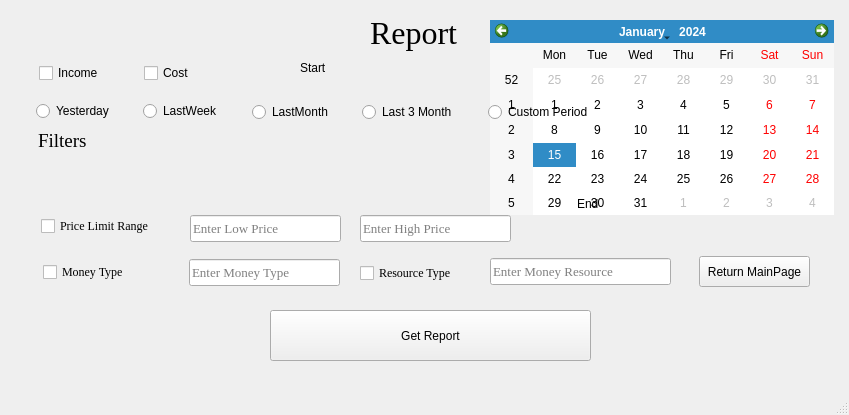
<?xml version="1.0" encoding="UTF-8"?>
<ui version="4.0">
 <class>MainWindow</class>
 <widget class="QMainWindow" name="MainWindow">
  <property name="geometry">
   <rect>
    <x>0</x>
    <y>0</y>
    <width>849</width>
    <height>415</height>
   </rect>
  </property>
  <property name="windowTitle">
   <string>MainWindow</string>
  </property>
  <widget class="QWidget" name="centralwidget">
   <widget class="QLabel" name="report_label">
    <property name="geometry">
     <rect>
      <x>370</x>
      <y>12</y>
      <width>111</width>
      <height>41</height>
     </rect>
    </property>
    <property name="font">
     <font>
      <family>Times New Roman</family>
      <pointsize>24</pointsize>
     </font>
    </property>
    <property name="text">
     <string>Report</string>
    </property>
   </widget>
   <widget class="QLabel" name="filter_label">
    <property name="geometry">
     <rect>
      <x>38</x>
      <y>130</y>
      <width>61</width>
      <height>21</height>
     </rect>
    </property>
    <property name="font">
     <font>
      <family>Times New Roman</family>
      <pointsize>14</pointsize>
     </font>
    </property>
    <property name="text">
     <string>Filters</string>
    </property>
   </widget>
   <widget class="QCheckBox" name="price_checkbox">
    <property name="geometry">
     <rect>
      <x>41</x>
      <y>215</y>
      <width>131</width>
      <height>22</height>
     </rect>
    </property>
    <property name="font">
     <font>
      <family>Times New Roman</family>
      <pointsize>9</pointsize>
     </font>
    </property>
    <property name="text">
     <string>Price Limit Range</string>
    </property>
   </widget>
   <widget class="QLineEdit" name="price_high">
    <property name="geometry">
     <rect>
      <x>360</x>
      <y>215</y>
      <width>151</width>
      <height>27</height>
     </rect>
    </property>
    <property name="font">
     <font>
      <family>Times New Roman</family>
      <pointsize>10</pointsize>
     </font>
    </property>
    <property name="placeholderText">
     <string>Enter High Price</string>
    </property>
   </widget>
   <widget class="QLineEdit" name="price_low">
    <property name="geometry">
     <rect>
      <x>190</x>
      <y>215</y>
      <width>151</width>
      <height>27</height>
     </rect>
    </property>
    <property name="font">
     <font>
      <family>Times New Roman</family>
      <pointsize>10</pointsize>
     </font>
    </property>
    <property name="placeholderText">
     <string>Enter Low Price</string>
    </property>
   </widget>
   <widget class="QPushButton" name="return_btn">
    <property name="geometry">
     <rect>
      <x>699</x>
      <y>256</y>
      <width>111</width>
      <height>31</height>
     </rect>
    </property>
    <property name="text">
     <string>Return MainPage</string>
    </property>
   </widget>
   <widget class="QCalendarWidget" name="calender_start">
    <property name="geometry">
     <rect>
      <x>490</x>
      <y>20</y>
      <width>344</width>
      <height>195</height>
     </rect>
    </property>
   </widget>
   <widget class="QLabel" name="start_label">
    <property name="geometry">
     <rect>
      <x>300</x>
      <y>60</y>
      <width>41</width>
      <height>16</height>
     </rect>
    </property>
    <property name="text">
     <string>Start</string>
    </property>
   </widget>
   <widget class="QCalendarWidget" name="calender_end">
    <property name="geometry">
     <rect>
      <x>490</x>
      <y>20</y>
      <width>344</width>
      <height>195</height>
     </rect>
    </property>
   </widget>
   <widget class="QLabel" name="end_label">
    <property name="geometry">
     <rect>
      <x>577</x>
      <y>196</y>
      <width>55</width>
      <height>16</height>
     </rect>
    </property>
    <property name="text">
     <string>End</string>
    </property>
   </widget>
   <widget class="QCheckBox" name="income_checkbox">
    <property name="geometry">
     <rect>
      <x>39</x>
      <y>62</y>
      <width>83</width>
      <height>22</height>
     </rect>
    </property>
    <property name="text">
     <string>Income</string>
    </property>
   </widget>
   <widget class="QCheckBox" name="cost_checkbox">
    <property name="geometry">
     <rect>
      <x>144</x>
      <y>62</y>
      <width>83</width>
      <height>22</height>
     </rect>
    </property>
    <property name="text">
     <string>Cost</string>
    </property>
   </widget>
   <widget class="QRadioButton" name="yesterday_radio">
    <property name="geometry">
     <rect>
      <x>36</x>
      <y>100</y>
      <width>97</width>
      <height>22</height>
     </rect>
    </property>
    <property name="text">
     <string>Yesterday</string>
    </property>
   </widget>
   <widget class="QRadioButton" name="lastweek_radio">
    <property name="geometry">
     <rect>
      <x>143</x>
      <y>100</y>
      <width>97</width>
      <height>22</height>
     </rect>
    </property>
    <property name="text">
     <string>LastWeek</string>
    </property>
   </widget>
   <widget class="QRadioButton" name="lastmonth_radio">
    <property name="geometry">
     <rect>
      <x>252</x>
      <y>101</y>
      <width>97</width>
      <height>22</height>
     </rect>
    </property>
    <property name="text">
     <string>LastMonth</string>
    </property>
   </widget>
   <widget class="QRadioButton" name="last3month_radio">
    <property name="geometry">
     <rect>
      <x>362</x>
      <y>101</y>
      <width>97</width>
      <height>22</height>
     </rect>
    </property>
    <property name="text">
     <string>Last 3 Month</string>
    </property>
   </widget>
   <widget class="QRadioButton" name="custom_period_radio">
    <property name="geometry">
     <rect>
      <x>488</x>
      <y>101</y>
      <width>111</width>
      <height>22</height>
     </rect>
    </property>
    <property name="text">
     <string>Custom Period</string>
    </property>
   </widget>
   <widget class="QCheckBox" name="type_checkbox">
    <property name="geometry">
     <rect>
      <x>43</x>
      <y>261</y>
      <width>111</width>
      <height>22</height>
     </rect>
    </property>
    <property name="font">
     <font>
      <family>Times New Roman</family>
      <pointsize>9</pointsize>
     </font>
    </property>
    <property name="text">
     <string>Money Type</string>
    </property>
   </widget>
   <widget class="QCheckBox" name="resource_checkbox">
    <property name="geometry">
     <rect>
      <x>360</x>
      <y>262</y>
      <width>131</width>
      <height>22</height>
     </rect>
    </property>
    <property name="font">
     <font>
      <family>Times New Roman</family>
      <pointsize>9</pointsize>
     </font>
    </property>
    <property name="text">
     <string>Resource Type</string>
    </property>
   </widget>
   <widget class="QLineEdit" name="type_lineedit">
    <property name="geometry">
     <rect>
      <x>189</x>
      <y>259</y>
      <width>151</width>
      <height>27</height>
     </rect>
    </property>
    <property name="font">
     <font>
      <family>Times New Roman</family>
      <pointsize>10</pointsize>
     </font>
    </property>
    <property name="placeholderText">
     <string>Enter Money Type</string>
    </property>
   </widget>
   <widget class="QLineEdit" name="resource_lineedit">
    <property name="geometry">
     <rect>
      <x>490</x>
      <y>258</y>
      <width>181</width>
      <height>27</height>
     </rect>
    </property>
    <property name="font">
     <font>
      <family>Times New Roman</family>
      <pointsize>10</pointsize>
     </font>
    </property>
    <property name="placeholderText">
     <string>Enter Money Resource</string>
    </property>
   </widget>
   <widget class="QPushButton" name="report_btn">
    <property name="geometry">
     <rect>
      <x>270</x>
      <y>310</y>
      <width>321</width>
      <height>51</height>
     </rect>
    </property>
    <property name="text">
     <string>Get Report</string>
    </property>
   </widget>
  </widget>
  <widget class="QMenuBar" name="menubar">
   <property name="geometry">
    <rect>
     <x>0</x>
     <y>0</y>
     <width>849</width>
     <height>25</height>
    </rect>
   </property>
  </widget>
  <widget class="QStatusBar" name="statusbar"/>
 </widget>
 <resources/>
 <connections/>
</ui>
